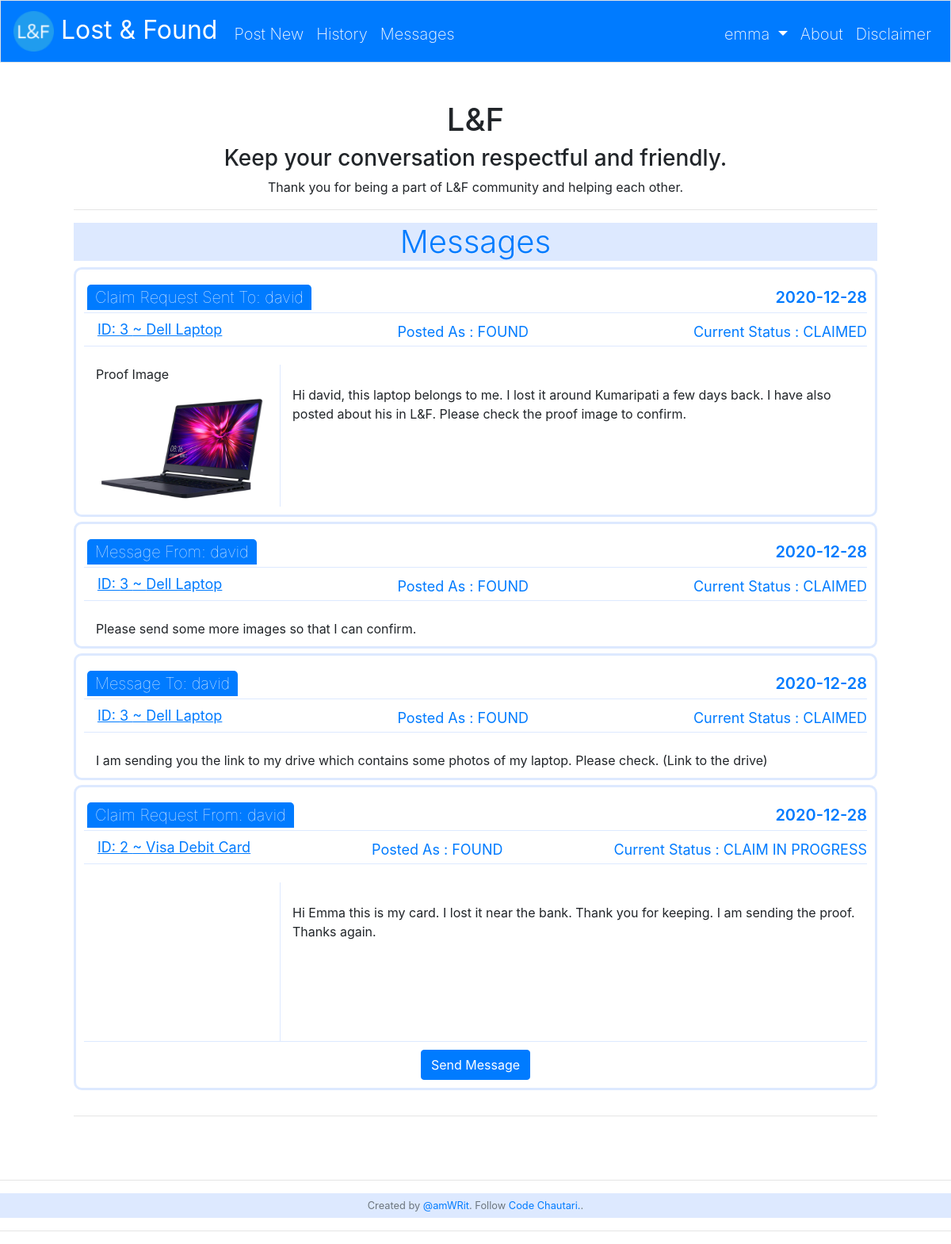
Page /messages (signed in) on the committed database.
### tables this page shows
CREATE TABLE 'users' ('id' integer PRIMARY KEY NOT NULL, 'username' text NOT NULL, 'hash' text NOT NULL, 'email' text NOT NULL, 'phone' text NOT NULL);

CREATE TABLE 'posts' ('post_id' integer PRIMARY KEY NOT NULL, 'type' text NOT NULL, 'category' text NOT NULL, 'location' text NOT NULL, 'date' date NOT NULL, 'posted_by' integer NOT NULL, 'claimed_by' INTEGER, 'status' text DEFAULT 'unclaimed','desc' text NOT NULL  , 'title'  text NOT NULL  , 'image_id'  INTEGER NOT NULL  );

CREATE TABLE 'messages' ('message_id' integer PRIMARY KEY NOT NULL, 'sender_id' integer NOT NULL, 'receiver_id' integer NOT NULL, 'message' text NOT NULL, 'post_id' integer NOT NULL, 'proof_image_id' integer, 'type' text NOT NULL, 'date'  date NOT NULL DEFAULT CURRENT_DATE  , 'status' text);

### application.py (the view)
@app.route("/messages", methods=["GET"])
@login_required
def messages():
    rows = db.execute("SELECT * FROM (SELECT * from messages  WHERE sender_id = :user_id OR receiver_id = :user_id ORDER BY post_id DESC) ORDER BY date DESC", user_id = session["user_id"])
    data = []
    for row in rows:
        if row["status"] != "deleted":
            hash = {}
            hash["message_id"] = row["message_id"]
            hash["sender_id"] = row["sender_id"]
            hash["receiver_id"] = row["receiver_id"]
            hash["message"] = row["message"]
            hash["post_id"] = row["post_id"]
            hash["proof_image_id"] = row["proof_image_id"]
            hash["type"] = row["type"]
            hash["date"] = row["date"]
            conn = db.execute("SELECT username from users where id = :sender_id", sender_id = hash["sender_id"])
            hash["sender_name"] = conn[0]["username"]
            conn = db.execute("SELECT username from users where id = :receiver_id", receiver_id = hash["receiver_id"])
            hash["receiver_name"] = conn[0]["username"]
            conn = db.execute("SELECT title, type, status from posts where post_id = :post_id and posts.status <> 'deleted' ", post_id = hash["post_id"])
            hash["post_title"] = conn[0]["title"].title()
            hash["post_type"] = conn[0]["type"].upper()
            hash["post_status"] = conn[0]["status"].upper()
            data.append(hash)
    return render_template("messages.html", data = data)

### application.py (called while the page is built)
@app.after_request
def after_request(response):
    response.headers["Cache-Control"] = "no-cache, no-store, must-revalidate"
    response.headers["Expires"] = 0
    response.headers["Pragma"] = "no-cache"
    return response

### helpers.py (called while the page is built)
def login_required(f):
    @wraps(f)
    def decorated_function(*args, **kwargs):
        if session.get("user_id") is None:
            return redirect("/login")
        return f(*args, **kwargs)
    return decorated_function

### templates/messages.html (shortened to what this page needs)
{% extends "layout.html" %}
{% block main %}
    <div class="container">
        <h1 class="center">L&F</h1>
        <h3 class="center">Keep your conversation respectful and friendly.</h3>
        <div class="center">
            Thank you for being a part of L&F community and helping each other.
        </div>
        <hr>
        <h4 class="feed">Messages </h4>
        <div class="row mt-1 left">
          <div class="col-md-12">
            <ul class="stepper stepper-vertical">
                {% for item in data %}
                    <div class="container post-container">
                        <div class="header">
                            <span class="type">
                                {% if item["type"] == "claim" %}
                                    {% if item["sender_id"] == session.user_id %}
                                        Claim Request Sent To: {{ item["receiver_name"] }}
                                    {% else %}
                                        Claim Request From: {{ item["sender_name"] }}
                                    {% endif %}
                                {% else %}
                                    {% if item["sender_id"] == session.user_id %}
                                        Message To: {{ item["receiver_name"] }}
                                    {% else %}
                                        Message From: {{ item["sender_name"] }}
                                    {% endif %}
                                {% endif %}
                            </span>
                            <span class="date" style="float:right">
                                {{ item["date"] }}
                            </span>
                        </div>
                        <div class="title-row" style="text-align: center;">
                            <span class="title"  style="float: left; text-decoration: underline;">
                                <form action="/post_detail" method="post" class="message-form center container" style="padding: 0;">
                                    <button class="btn btn-link post_detail_btn" type="submit" name="post_id" value={{ item["post_id"] }} style="text-decoration: underline;">
                                        ID: {{ item["post_id"] }} ~ {{ item["post_title"] }}
                                    </button>
                                </form>
                            </span>
                            <span class="">
                                  Posted As : {{ item["post_type"] }}
                            </span>
                            <span class=""  style="float: right;">
                                  Current Status : {{ item["post_status"] }}
                            </span>
                        </div>
                        {% if item["type"] == "claim" %}
                            <div class="row message-content">
                                <div class="col-sm photo-grid">
                                    <span class="title"  style="float: left;">
                                        Proof Image
                                    </span>
                                    <span class="photo">
                                        <img src="/static/proofs/{{ item["proof_image_id"] }}.jpg">
                                    </span>
                                </div>
                                <div class="col-sm message">
                                    <span class="">
                                        {{ item["message"] }}
                                    </span>
                                </div>
                                {% if item["post_status"] != "CLAIMED" %}
                                    <form action="/message_form" method="post" class="message-form center container" enctype=multipart/form-data>
                                        {% if item["sender_id"] == session.user_id %}
                                            <button class="btn btn-primary" type="submit" name="receiver-id" value={{ item["receiver_id"]}}>Send Message</button>
                                        {% else %}
                                            <button class="btn btn-primary" type="submit" name="receiver-id" value={{ item["sender_id"]}}>Send Message</button>
                                        {% endif %}
                                    </form>
                                {% endif %}
                            </div>
                        {% else %}
                            <div class="row message-content">
                                <div class="col-sm">
                                    <span class="">
                                        {{ item["message"] }}
                                    </span>
                                </div>
                            </div>
                        {% endif %}
                    </div>
                {% endfor %}
            </ul>
          </div>
        </div>
        <hr>
    </div>
{% endblock %}

### templates/layout.html (shortened to what this page needs)
<!DOCTYPE html>
<html lang="en">
    <head>
        <link href="https://maxcdn.bootstrapcdn.com/bootstrap/4.1.3/css/bootstrap.min.css" rel="stylesheet">
        <link href="/static/styles.css" rel="stylesheet">
    </head>
    <body>
        <nav class="navbar navbar-expand-md navbar-dark bg-primary border sticky-top">
            <a class="navbar-brand" href="/">
                <img src="/static/favicon.ico" alt="" width="30" height="30" class="d-inline-block align-top" style="width: 20%; height: 20%;">
                <span class="white">Lost & Found</span>
            </a>
            <div class="collapse navbar-collapse" id="navbar">
                {% if session.user_id %}
                    <ul class="navbar-nav mr-auto mt-2">
                        <li class="nav-item"><a class="nav-link" href="/post">Post New</a></li>
                        <li class="nav-item"><a class="nav-link" href="/history">History</a></li>
                        <li class="nav-item"><a class="nav-link" href="/messages">Messages</a></li>
                    </ul>
                    <ul class="navbar-nav ml-auto mt-2">
                        <li class="nav-item dropdown">
                          <a class="nav-link dropdown-toggle" href="#" id="navbarDarkDropdownMenuLink" role="button" data-bs-toggle="dropdown" aria-expanded="false">
                             {{ session["username"] }}
                          </a>
                        </li>
                        <li class="nav-item"><a class="nav-link" href="/about">About</a></li>
                        <li class="nav-item"><a class="nav-link" href="/disclaimer">Disclaimer</a></li>
                    </ul>
                {% endif %}
            </div>
        </nav>
        <main class="container p-5">
            {% block main %}{% endblock %}
        </main>
        <hr>
        <footer class="small text-center text-muted">
            Created by <a href="www.github.com/amwrit">@amWRit</a>. Follow <a href="www.codechautari.org">Code Chautari.</a>.
        </footer>
        <hr>
    </body>
</html>

### static/styles.css (style rules this page uses)
nav .navbar-brand { font-size: xx-large; }
.navbar-dark .navbar-nav .nav-link { color: white !important; font-size: 20px !important; font-weight: 200 !important; }
main { overflow-x: auto; text-align: center; }
main img { max-width: 100%; }
.mt-1, .my-1 { margin-top: .25rem!important; }
.row { display: -ms-flexbox; display: flex; -ms-flex-wrap: wrap; flex-wrap: wrap; margin-right: -15px; margin-left: -15px; }
.col-md-12 { -ms-flex: 0 0 100%; flex: 0 0 100%; max-width: 100%; }
.col-md-12 { position: relative; width: 100%; min-height: 1px; padding-right: 15px; padding-left: 15px; }
.center { text-align: center; }
.left { text-align: left; }
.header, .title-row { border-bottom: 1px solid #1e6dff26; padding-bottom: 4px; padding-top: 10px; padding-left: 4px; color: #007bff; }
.header span { font-size: 20px; font-weight: 600; }
.header .type { background: #007bff; padding: 4px 10px 4px 10px; color: white; border-radius: 5px 5px 0 0; font-weight: 100; }
.title-row span { font-size: 18px; font-weight: 400; }
.photo-grid { overflow: auto; max-height: 200px; }
.post-container { border: 3px solid #1e6dff26; border-radius: 10px; padding: 10px; margin-bottom: 6px; }
.post-content, .message-content { padding: 15px 15px 0 15px; }
.message-content .message { border-left: 1px solid #1e6dff26; padding-top: 26px; }
.message-content img { padding-top: 10px; display: block; }
.message-content .photo-grid { max-width: 25%; }
.message-content form { padding-top: 10px; border-top: 1px solid #1e6dff26; }
.feed { font-size: 40px; font-weight: 300; background: #1e6dff26; color: #007bff; }
.stepper-vertical { padding: 0px; }
footer { padding: 6px; background: #1e6dff26; }
.post_detail_btn { font-size: 18px; font-weight: 400; margin-top: -10px; }

### rows in the picture
users: username "emma"
posts: receiver_name "david", date "2020-12-28", post_id "3", post_title "Dell Laptop", post_type "FOUND", post_status "CLAIMED", shows a picture, message "Hi david, this laptop belongs to me. I lost it around Kumaripati a few days back. I have also posted about his in L&F. Please check the proof image to confirm.", sender_name "david", message "Please send some more images so that I can confirm.", message "I am sending you the link to my drive which contains some photos of my laptop. Please check. (Link to the drive)"
posts: sender_name "david", date "2020-12-28", post_id "2", post_title "Visa Debit Card", post_type "FOUND", post_status "CLAIM IN PROGRESS", shows a picture, message "Hi Emma this is my card. I lost it near the bank. Thank you for keeping. I am sending the proof. Thanks again."
